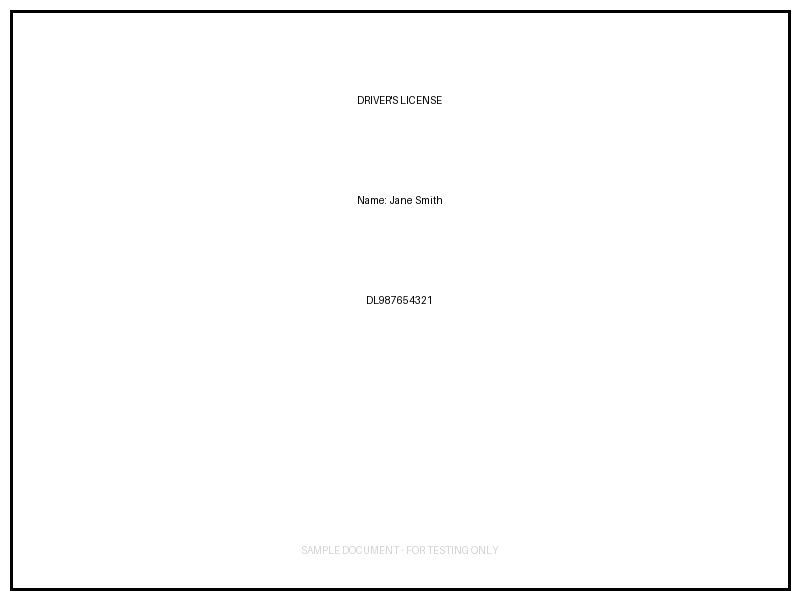
#> input picture source_files/customer_documents/CUST002_drivers_license.jpg, 800 x 600 px
$ python -i ocr_tools.py   (imports and definitions only)
#> lines starting #> are read from the running program, lines starting #| are printed output that depends on the picture; after the words box and inside, x2 and y2 are one past the last pixel; in counts of white or black regions, pixels touching at a corner belong together
#> further down, picture is the input picture: PIL image 800x600 RGB; min 0, max 255, mean 250.3
#> in remove_lines, `dark = a < DARK`:
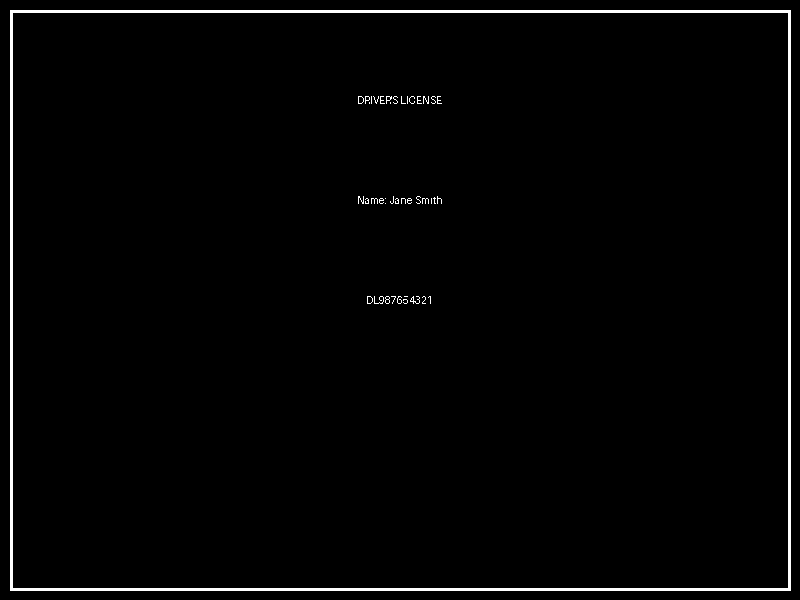
#> dark: shape (600, 800) bool; 1.8% white; 42 white regions (32 under 20 px), largest, box (x1, y1, x2, y2) and area: (10, 10, 791, 591) 8136, (410, 296, 420, 304) 31, (374, 296, 384, 304) 30
"""Step 7: Better OCR for scans, and a gate that notices when OCR silently lost content.

Two fixes:
1. remove_lines(): erase long straight lines (table grids) before OCR.
   Letters are never 150 pixels of solid ink in a row, so they survive. Pages without lines are untouched.
2. ink coverage: what share of the page's dark pixels sit inside a word that OCR recognised.
   Confidence only describes the words OCR FOUND. Coverage tells us about the words it MISSED.
"""
import numpy as np
import pytesseract
from PIL import Image, ImageFilter

LINE_MIN_PX = 150   # a straight run of ink this long (at 300 dpi) is a ruled line, not a letter
DARK = 128          # pixel values below this count as ink


def _long_runs(dark, length):
    """True where a pixel lies inside a horizontal run of at least `length` dark pixels."""
#> called with length = 150
    h, w = dark.shape
#> h = 600; w = 800
    cs = np.zeros((h, w + 1), np.int32)
    cs[:, 1:] = np.cumsum(dark, axis=1)
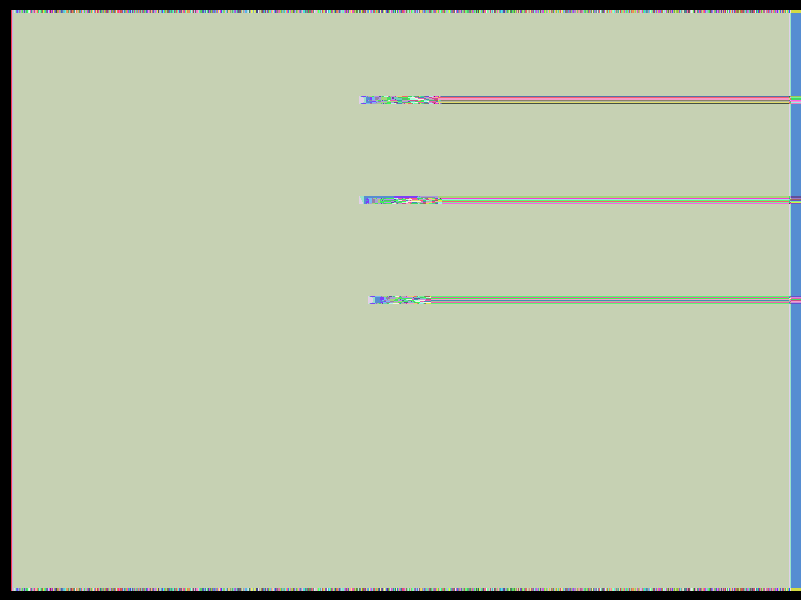
#> cs: shape (600, 801) int32; 782 distinct labels, from 0 to 781; one colour per label, 0 black
    full = (cs[:, length:] - cs[:, :-length]) == length   # window starting at column j is all ink
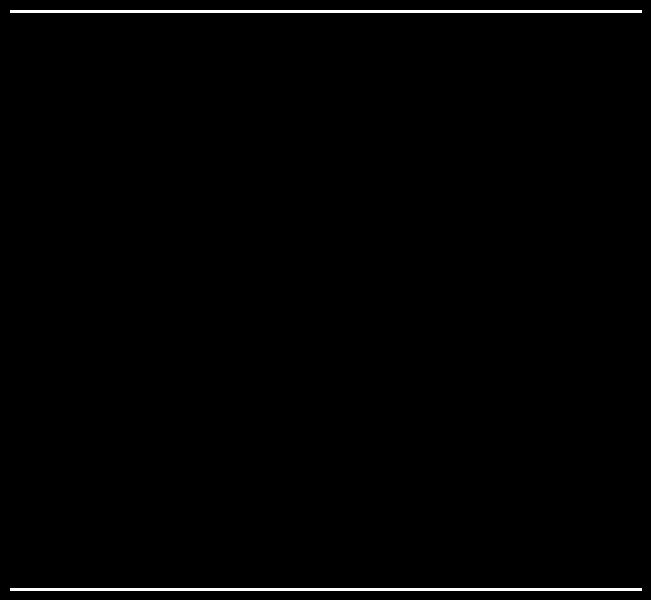
#> full: shape (600, 651) bool; 0.97% white; 2 white regions, box (x1, y1, x2, y2) and area: (10, 10, 642, 13) 1896, (10, 588, 642, 591) 1896
    fs = np.zeros((h, full.shape[1] + 1), np.int32)
    fs[:, 1:] = np.cumsum(full, axis=1)
#> fs: shape (600, 652) int32; 633 distinct labels, from 0 to 632
    j = np.arange(w)
#> j = 800 values from 0 to 799
    hi = np.minimum(j, full.shape[1] - 1) + 1
#> hi = 800 values from 1 to 651
    lo = np.clip(j - length + 1, 0, full.shape[1])
#> lo = 800 values from 0 to 650
    return (fs[:, hi] - fs[:, lo]) > 0
#> returned value: shape (600, 800) bool; 0.98% white; 2 white regions, box (x1, y1, x2, y2) and area: (10, 10, 791, 13) 2343, (10, 588, 791, 591) 2343


def remove_lines(img, length=LINE_MIN_PX):
    a = np.array(img.convert("L"))
    dark = a < DARK
    lines = _long_runs(dark, length) | _long_runs(dark.T, length).T
#> call 2 of _long_runs, with length = 150
#> in _long_runs (call 2), `h, w = dark.shape`: h = 800; w = 600
#> in _long_runs (call 2), `cs[:, 1:] = np.cumsum(dark, axis=1)`:
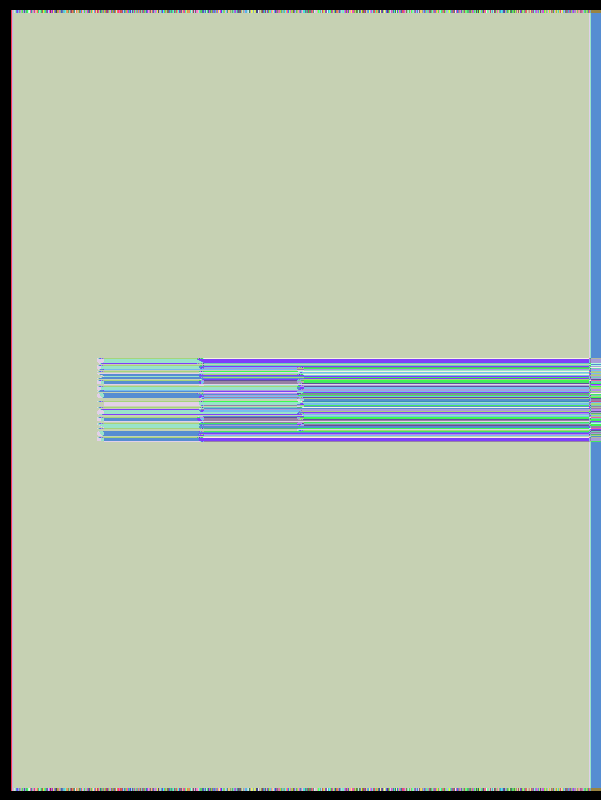
#> cs: shape (800, 601) int32; 582 distinct labels, from 0 to 581; one colour per label, 0 black
#> in _long_runs (call 2), `cs[:, 1:] = np.cumsum(dark, axis=1)`: dark: shape (800, 600) bool; 1.8% white; 42 white regions (32 under 20 px), largest, box (x1, y1, x2, y2) and area: (10, 10, 591, 791) 8136, (296, 410, 304, 420) 31, (296, 374, 304, 384) 30
#> in _long_runs (call 2), `full = (cs[:, length:] - cs[:, :-length]) == length`:
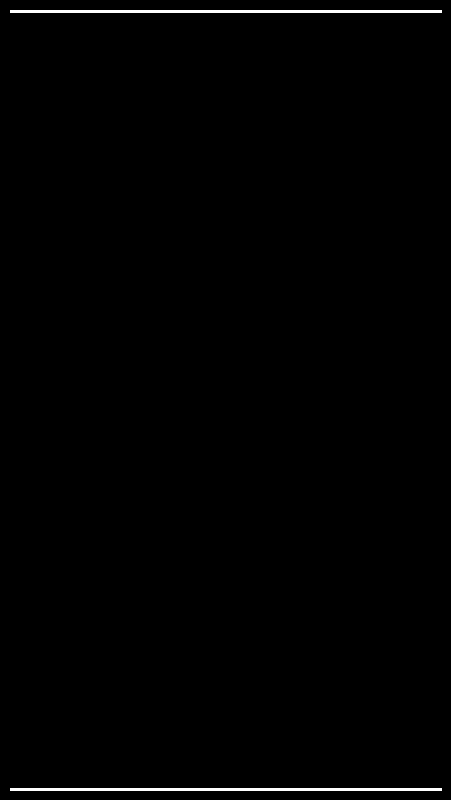
#> full: shape (800, 451) bool; 0.72% white; 2 white regions, box (x1, y1, x2, y2) and area: (10, 10, 442, 13) 1296, (10, 788, 442, 791) 1296
#> in _long_runs (call 2), `fs[:, 1:] = np.cumsum(full, axis=1)`: fs: shape (800, 452) int32; 433 distinct labels, from 0 to 432
#> in _long_runs (call 2), `return (fs[:, hi] - fs[:, lo]) > 0`:
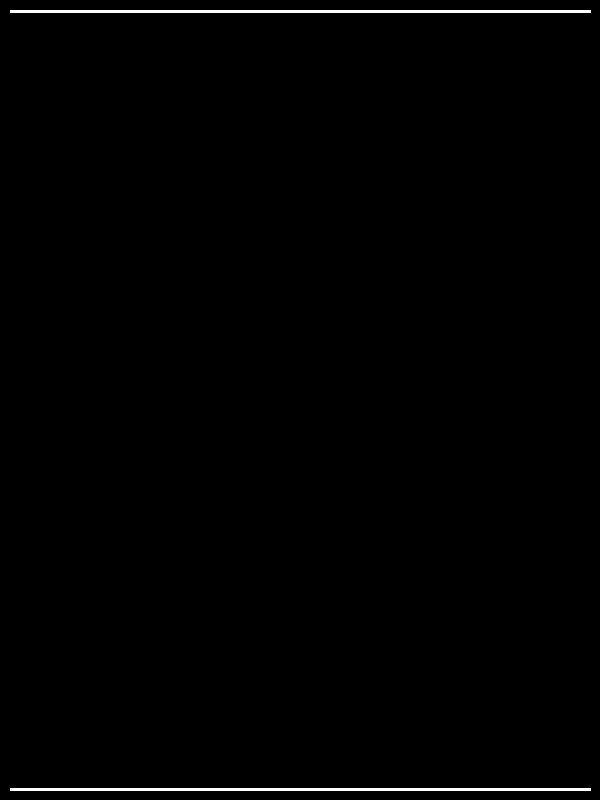
#> returned value: shape (800, 600) bool; 0.73% white; 2 white regions, box (x1, y1, x2, y2) and area: (10, 10, 591, 13) 1743, (10, 788, 591, 791) 1743
#> lines: shape (600, 800) bool; 1.7% white; 1 white region, box (x1, y1, x2, y2) and area: (10, 10, 791, 591) 8136
    a = a.copy()
    a[lines] = 255
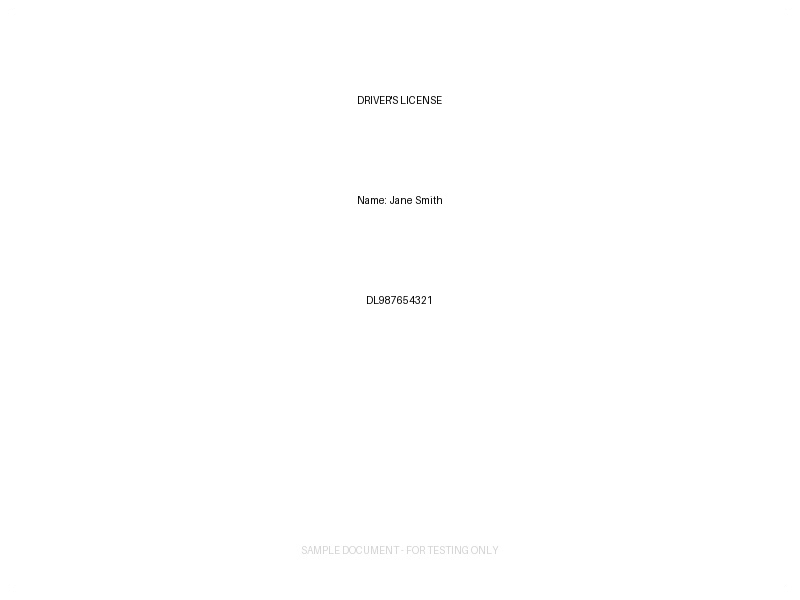
#> a: shape (600, 800); min 0, max 255, mean 254.7
    return Image.fromarray(a)


def despeckle(img):
    return img.filter(ImageFilter.MedianFilter(size=3))


def rows_by_position(words):
    """Rebuild lines from where each word sits on the page, not from Tesseract's reading order.
    Tesseract may read a table column by column ('Bank, Branch, ...' then 'Example Savings Bank, ...'),
    which separates every label from its value. Grouping words whose vertical centres line up
    keeps each label on the same line as its value.
    Limitation: two side-by-side paragraphs of prose would be interleaved. Mandate forms are one column."""
    rows = []
    for w in sorted(words, key=lambda w: w["y"] + w["h"] / 2):
        centre = w["y"] + w["h"] / 2
        if rows and rows[-1]["top"] <= centre <= rows[-1]["bottom"]:
            row = rows[-1]
            row["words"].append(w)
            row["top"] = min(row["top"], w["y"])
            row["bottom"] = max(row["bottom"], w["y"] + w["h"])
        else:
            rows.append({"top": w["y"], "bottom": w["y"] + w["h"], "words": [w]})
    return [[(w["text"], w["conf"]) for w in sorted(r["words"], key=lambda w: w["x"])] for r in rows]


def ocr_page(img, psm):
    """OCR one image. Returns lines of (word, confidence), mean confidence and ink coverage."""
    data = pytesseract.image_to_data(img, lang="eng", config=f"--psm {psm}",
                                     output_type=pytesseract.Output.DICT)
    dark = np.array(img.convert("L")) < DARK
    inside = np.zeros_like(dark)
    words = []
    for i, word in enumerate(data["text"]):
        conf = float(data["conf"][i])
        if not word.strip() or conf < 0:
            continue
        x, y, w, h = data["left"][i], data["top"][i], data["width"][i], data["height"][i]
        inside[y:y + h, x:x + w] = True
        words.append({"text": word, "conf": conf, "x": x, "y": y, "w": w, "h": h})
    confs = [w["conf"] for w in words]
    return {
        "lines": rows_by_position(words),
        "page_conf": sum(confs) / len(confs) if confs else 0.0,
        "coverage": float(dark[inside].sum() / max(dark.sum(), 1)),
    }


def best_ocr(img):
    """Try raw and despeckled images, each with page modes 3 (auto) and 4 (one column,
    reads tables row by row). Keep the attempt that read the most of the page,
    then the most confident. Every attempt is recorded so the choice can be audited."""
    base = remove_lines(img)
    attempts = []
    for prep_name, prepped in (("raw", base), ("despeckle", despeckle(base))):
        for psm in (3, 4):
            result = ocr_page(prepped, psm)
            result["method"] = f"lines removed, {prep_name}, psm {psm}"
            attempts.append(result)
#> this loop made 1 pass
#> prep_name on pass 1: 'raw'
#> after the loop, attempts = []
    best = max(attempts, key=lambda r: (round(r["coverage"], 2), r["page_conf"]))
    best["attempts"] = [{"method": r["method"], "coverage": round(r["coverage"], 3),
                         "page_conf": round(r["page_conf"], 1)} for r in attempts]
    return best


def tesseract_version():
    try:
        return str(pytesseract.get_tesseract_version())
    except Exception:
        return "unknown"

>>> from PIL import Image
>>> picture = Image.open('../../source_files/customer_documents/CUST002_drivers_license.jpg')
#> (the run stopped early here; a loop or call above may not have finished)
